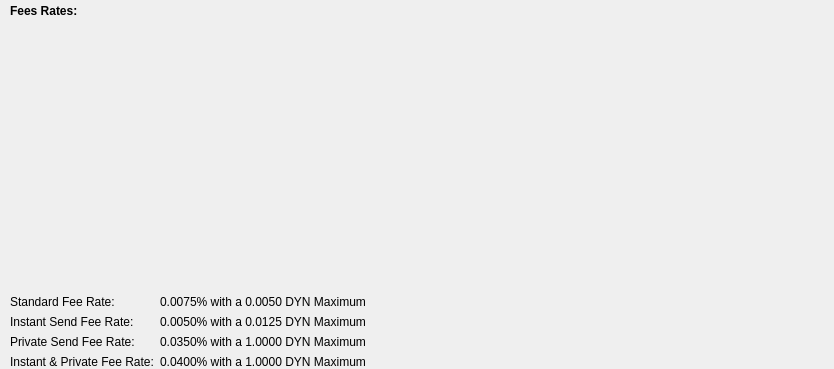
     <widget class="QWidget" name="scrollAreaWidgetContents">
      <property name="geometry">
       <rect>
        <x>0</x>
        <y>0</y>
        <width>834</width>
        <height>369</height>
       </rect>
      </property>
      <layout class="QVBoxLayout" name="verticalLayout_2" stretch="0">
       <property name="leftMargin">
        <number>0</number>
       </property>
       <property name="topMargin">
        <number>0</number>
       </property>
       <property name="rightMargin">
        <number>0</number>
       </property>
       <property name="bottomMargin">
        <number>0</number>
       </property>
       <item>
        <layout class="QVBoxLayout" name="entries">
         <property name="spacing">
          <number>6</number>
         </property>
         <item>
          <layout class="QFormLayout" name="formLayoutFees">
           <property name="leftMargin">
            <number>10</number>
           </property>
           <property name="topMargin">
            <number>4</number>
           </property>
           <property name="rightMargin">
            <number>6</number>
           </property>
           <item row="1" column="0">
            <widget class="QLabel" name="labelFeeRates">
             <property name="font">
              <font>
               <weight>75</weight>
               <bold>true</bold>
              </font>
             </property>
             <property name="text">
              <string>Fees Rates:</string>
             </property>
            </widget>
           </item>
           <item row="2" column="1">
            <spacer name="verticalSpacer">
             <property name="orientation">
              <enum>Qt::Vertical</enum>
             </property>
             <property name="sizeHint" stdset="0">
              <size>
               <width>20</width>
               <height>10</height>
              </size>
             </property>
            </spacer>
           </item>
           <item row="3" column="0">
            <widget class="QLabel" name="labelStandardTransaction">
             <property name="text">
              <string>Standard Fee Rate:</string>
             </property>
            </widget>
           </item>
           <item row="3" column="1">
            <widget class="QLabel" name="labelStandardTransactionValue">
             <property name="text">
              <string>0.0075% with a 0.0050 DYN Maximum</string>
             </property>
            </widget>
           </item>
           <item row="4" column="0">
            <widget class="QLabel" name="labelInstantSendFee">
             <property name="text">
              <string>Instant Send Fee Rate:</string>
             </property>
            </widget>
           </item>
           <item row="4" column="1">
            <widget class="QLabel" name="labelInstantSendFeeValue">
             <property name="text">
              <string>0.0050% with a 0.0125 DYN Maximum</string>
             </property>
            </widget>
           </item>
           <item row="5" column="0">
            <widget class="QLabel" name="labelPrivateSendFee">
             <property name="text">
              <string>Private Send Fee Rate:</string>
             </property>
            </widget>
           </item>
           <item row="6" column="0">
            <widget class="QLabel" name="labelInstantPrivateFeeRate">
             <property name="text">
              <string>Instant &amp; Private Fee Rate:</string>
             </property>
            </widget>
           </item>
           <item row="6" column="1">
            <widget class="QLabel" name="labelInstantPrivateFeeRateValue">
             <property name="text">
              <string>0.0400% with a 1.0000 DYN Maximum</string>
             </property>
            </widget>
           </item>
           <item row="5" column="1">
            <widget class="QLabel" name="labelPrivateSendFeeValue">
             <property name="text">
              <string>0.0350% with a 1.0000 DYN Maximum</string>
             </property>
            </widget>
           </item>
          </layout>
         </item>
        </layout>
       </item>
      </layout>
     </widget>
